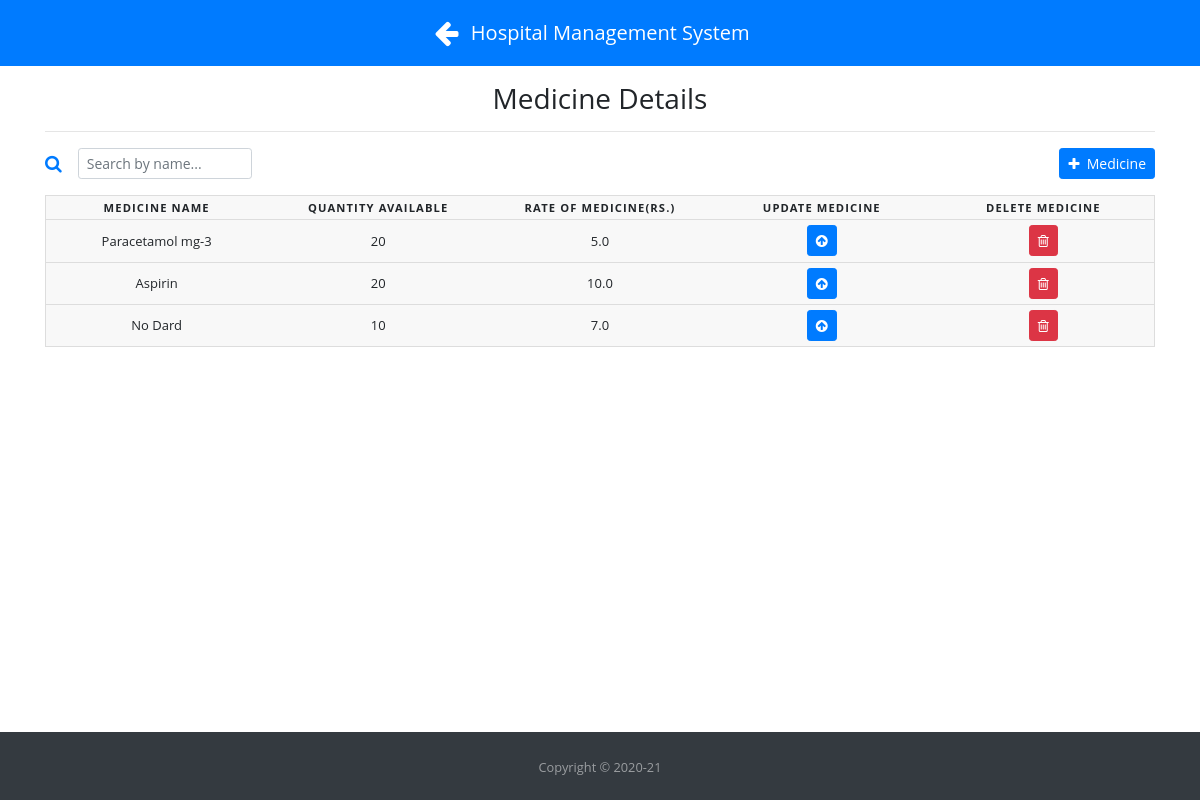
The page /medicineDetails (signed in) on the database as committed earlier.
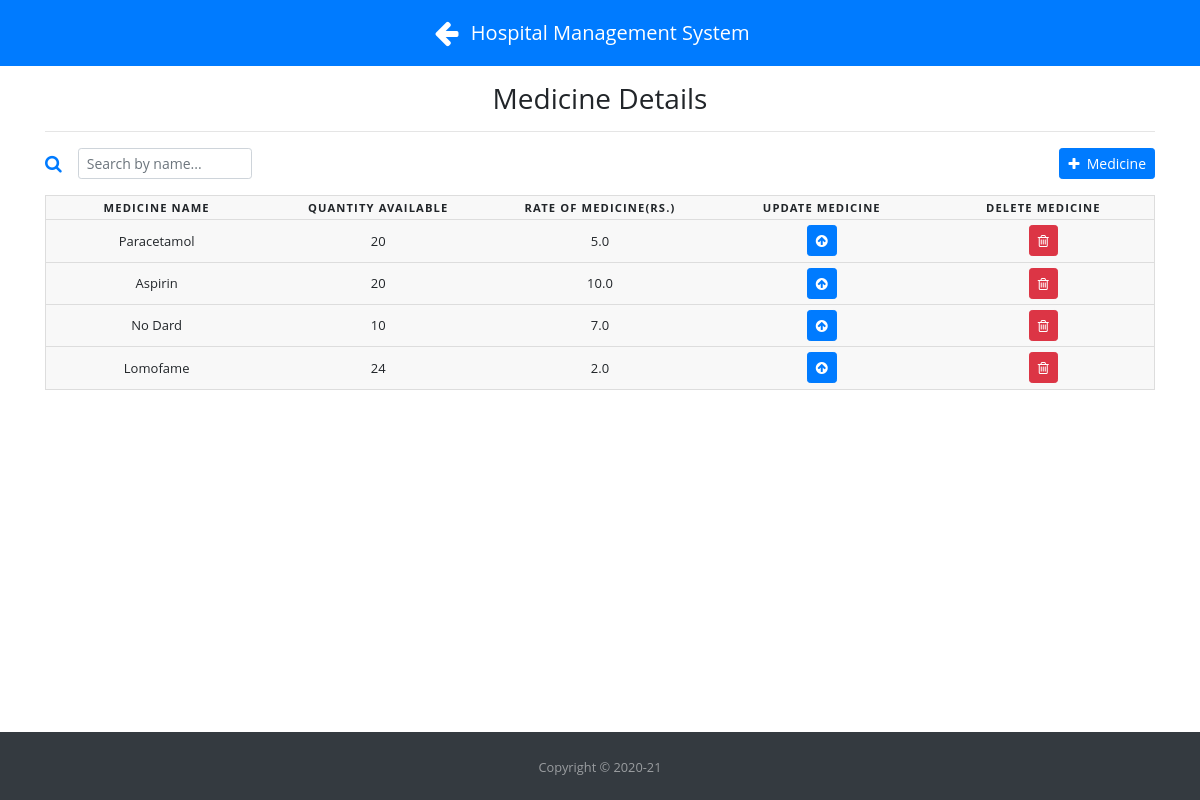
The same page on the database as committed later.
### app.py (models this page shows, shortened)
class Medicine(db.Model):
    id = db.Column(db.Integer, primary_key=True)
    name = db.Column(db.String(50), unique=True, nullable=False)
    quantity_available = db.Column(db.Integer, nullable=False)
    rate_of_medicine = db.Column(db.Float, nullable=True)

### app.py (the view)
@app.route('/medicineDetails', methods=['GET','POST'])
def medicineDetails():
    if 'loggedin' in session:
        all_medicines = Medicine.query.all()
        if request.method == 'POST' and 'name' in request.form \
            and 'quantity' in request.form and 'rate' in request.form:
            name = request.form['name']
            quantity_available = request.form['quantity']
            rate_of_medicine = request.form['rate']
            med = Medicine(name=name, quantity_available = quantity_available, rate_of_medicine = rate_of_medicine)
            db.session.add(med)
            db.session.commit()
            flash('Medicine added successfully', category='info')
            return redirect(url_for('medicineDetails'))
        else:
            return render_template('medDetails.html', all_medicines=all_medicines)
    else:
        flash('Please Sign-in first!', category='warning')
        return redirect(url_for('index'))

### templates/medDetails.html (shortened to what this page needs)
{% extends "base.html" %}
{% block head %}
<link rel="stylesheet" href="{{ url_for('static', filename='css/floating-labels.css') }}">
<link rel="stylesheet" href="{{ url_for('static', filename='css/ResponsiveTable.css') }}">
{% endblock %}
{% block body %}
    <div class="mb-2 mt-3 text-center">
        <h1 class="h3 mb-3 font-weight-normal">Medicine Details</h1>
        <hr>
    </div>
    <div class="title mt-3">
        <h3 style="display:inline-flex;">
            <form class="form-inline active-cyan-3 active-cyan-4">
                <i class="fa fa-search text-primary" style="font-size: large;" aria-hidden="true"></i>
                <input class="form-control form-control-sm ml-3 w-75" type="text" id="searchField" onkeyup="searchFunction()" title="Type in Medicine Name" placeholder="Search by name..." aria-label="Search">
            </form>
        </h3>
        <a href="#" data-toggle="modal" data-target="#addMedicine" class="btn btn-primary btn-sm text-white" style="display:inline-flex; float: right;"><i class="fa fa-plus mt-1"></i>&nbsp; Medicine</a>
    </div>
    <table class="mt-2" id="medicineTable">
        <thead>
            <tr>
                <th scope="col">Medicine Name</th>
                <th scope="col">Quantity Available</th>
                <th scope="col">Rate of Medicine(Rs.)</th>
                <th scope="col">Update Medicine</th>
                <th scope="col">Delete Medicine</th>
            </tr>
        </thead>
        <tbody>
            {% for medicine in all_medicines %}
                <tr>
                    <td data-label="Medicine Name">{{ medicine.name }}</td>
                    <td data-label="Quantity Available">{{ medicine.quantity_available }}</td>
                    <td data-label="Rate of Medicine(Rs.)">{{ medicine.rate_of_medicine }}</td>
                    <td data-label="Update Medicine"><a href="#" data-toggle="modal" data-target="#update{{ medicine.id }}" class="btn btn-sm btn-primary text-white"><i class="fa fa-arrow-circle-up"></i></a></td>
                    <td data-label="Delete Medicine"><a href="#" data-toggle="modal" data-target="#delete{{ medicine.id }}" class="btn btn-sm btn-danger text-white"><i class="fa fa-trash-o"></i></a></td>
                </tr>
            {% endfor %}
        </tbody>
    </table>
{% endblock %}

Rows that differ between the two databases and show on the page:
changed Medicine: name "Paracetamol mg-3" → "Paracetamol"
added Medicine: name "Lomofame", quantity_available "24", rate_of_medicine "2.0"
